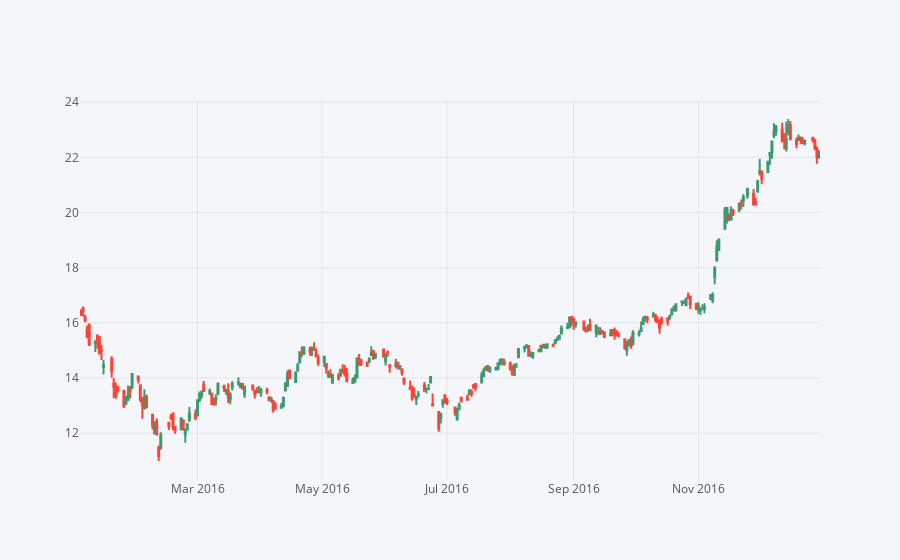

The cell this chart's notebook holds for it:
### Markdown cell above
**Use .iplot(kind='candle) to create a candle plot of Bank of America's stock from Jan 1st 2016 to Jan 1st 2017.**

### Code cell
BAC[['Open', 'High', 'Low', 'Close']].loc['2016-01-01':'2017-01-01'].iplot(kind='candle')

### Figure 1 — Plotly figure (JSON) as saved in the notebook; plotly's stock layout.template omitted (floating-point values rounded to 4 significant figures; data arrays with more than 128 entries replaced by an {"elided": "..."} marker saying what was removed)
{"data": [{"close": {"elided": "252 float values"}, "high": {"elided": "252 float values"}, "low": {"elided": "252 float values"}, "open": {"elided": "252 float values"}, "showlegend": false, "type": "candlestick", "x": {"elided": "252 str values"}, "yaxis": "y2"}], "layout": {"legend": {"bgcolor": "#F5F6F9", "font": {"color": "#4D5663"}}, "paper_bgcolor": "#F5F6F9", "plot_bgcolor": "#F5F6F9", "title": {"font": {"color": "#4D5663"}}, "xaxis": {"gridcolor": "#E1E5ED", "rangeslider": {"visible": false}, "showgrid": true, "tickfont": {"color": "#4D5663"}, "title": {"font": {"color": "#4D5663"}, "text": ""}, "zerolinecolor": "#E1E5ED"}, "yaxis": {"gridcolor": "#E1E5ED", "showgrid": true, "showticklabels": false, "tickfont": {"color": "#4D5663"}, "title": {"font": {"color": "#4D5663"}, "text": ""}, "zerolinecolor": "#E1E5ED"}, "yaxis2": {"gridcolor": "#E1E5ED", "showgrid": true, "tickfont": {"color": "#4D5663"}, "title": {"font": {"color": "#4D5663"}, "text": ""}, "zerolinecolor": "#E1E5ED"}}}
